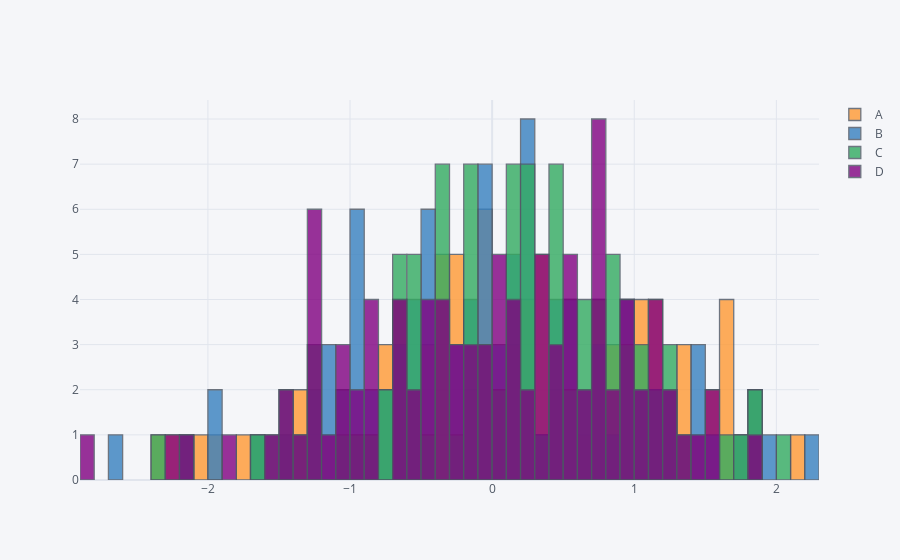

This figure's notebook cell:
### Code cell
df.iplot(kind='hist',bins=50)
